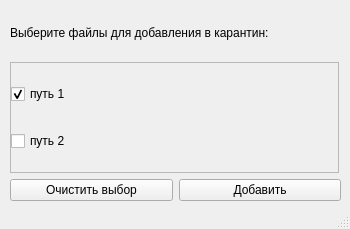
<?xml version="1.0" encoding="UTF-8"?>
<ui version="4.0">
 <class>MainWindow</class>
 <widget class="QMainWindow" name="MainWindow">
  <property name="geometry">
   <rect>
    <x>0</x>
    <y>0</y>
    <width>350</width>
    <height>229</height>
   </rect>
  </property>
  <property name="windowTitle">
   <string>MainWindow</string>
  </property>
  <widget class="QWidget" name="centralwidget">
   <widget class="QWidget" name="verticalLayoutWidget">
    <property name="geometry">
     <rect>
      <x>10</x>
      <y>10</y>
      <width>331</width>
      <height>191</height>
     </rect>
    </property>
    <layout class="QVBoxLayout" name="verticalLayout">
     <item>
      <widget class="QLabel" name="label">
       <property name="text">
        <string>Выберите файлы для добавления в карантин:</string>
       </property>
      </widget>
     </item>
     <item>
      <widget class="QScrollArea" name="scrollArea">
       <property name="maximumSize">
        <size>
         <width>329</width>
         <height>111</height>
        </size>
       </property>
       <property name="widgetResizable">
        <bool>true</bool>
       </property>
       <widget class="QWidget" name="scrollAreaWidgetContents">
        <property name="geometry">
         <rect>
          <x>0</x>
          <y>0</y>
          <width>327</width>
          <height>109</height>
         </rect>
        </property>
        <widget class="QWidget" name="verticalLayoutWidget_2">
         <property name="geometry">
          <rect>
           <x>0</x>
           <y>0</y>
           <width>331</width>
           <height>111</height>
          </rect>
         </property>
         <layout class="QVBoxLayout" name="verticalLayout_2">
          <item>
           <widget class="QCheckBox" name="checkBox">
            <property name="text">
             <string>путь 1</string>
            </property>
            <property name="checked">
             <bool>true</bool>
            </property>
           </widget>
          </item>
          <item>
           <widget class="QCheckBox" name="checkBox_2">
            <property name="text">
             <string>путь 2</string>
            </property>
           </widget>
          </item>
         </layout>
        </widget>
       </widget>
      </widget>
     </item>
     <item>
      <layout class="QHBoxLayout" name="horizontalLayout">
       <item>
        <widget class="QPushButton" name="pushButton_2">
         <property name="text">
          <string>Очистить выбор</string>
         </property>
        </widget>
       </item>
       <item>
        <widget class="QPushButton" name="pushButton">
         <property name="text">
          <string>Добавить</string>
         </property>
        </widget>
       </item>
      </layout>
     </item>
    </layout>
   </widget>
  </widget>
  <widget class="QStatusBar" name="statusbar"/>
 </widget>
 <resources/>
 <connections/>
</ui>
